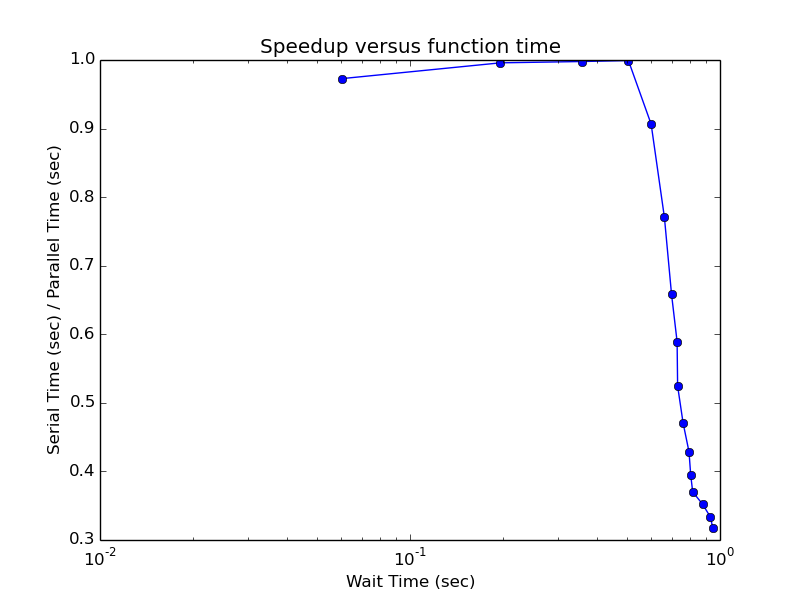

Generate this figure with Python:
import multiprocessing as mp
import time
import matplotlib.pyplot as plt
import random as rand
import numpy as np
import sys
# Sleep for t seconds
def burnTime(t):
    time.sleep(t)
    return time.time()
# Main
if __name__ == '__main__':
    N = 16  # The number of jobs
    P = 4   # The number of processes
    # f = open('P6.txt','a')
    
    # A thread pool of P processes
    pool = mp.Pool(P)

    # Use a variety of wait times
    ratio = []
    wait_time = []
    for i in range(16):
        wait_time.append(rand.uniform(0.000001,1))

    wait_time = np.sort(wait_time)
    parallelStartTime = time.time()
    parallelResult = pool.map(burnTime,wait_time)
    parallelElapsedTime = time.time() - parallelStartTime
    parallelResult = np.array(parallelResult)
    parallelResult -= parallelStartTime
    serialStartTime = time.time()
    serialResult = []
    for t in wait_time:
        temp1 = time.time()
        temp2 = burnTime(t)
        serialResult.append(temp2-temp1)
        serialTime = 1
        parallelTime = 1
        # Compute jobs serially and in parallel
        # Use time.time() to compute the elapsed time for each
        # Compute the ratio of these times
        # ratio.append(serialTime/parallelTime)
    serialElapsedTime = time.time() - serialStartTime
    #print "serialElapsedTime",serialElapsedTime
    #print "parallelElapsedTime",parallelElapsedTime
    #print "parallelResult=",parallelResult
    #print "serialResult=",serialResult
    # f.write('Serial Results = [')
    # for x in serialResult:
    #     f.write("%s " % x)
    # f.write(']\n')
    # f.write('Parallel Results = [')
    # for x in parallelResult:
    #     f.write("%s " % x)
    # f.write(']\n')
    # f.write('Wait times = [')
    # for x in wait_time:
    #     f.write("%s " % x)
    # f.write(']\n')
    
    # Plot the results
    for i in range(len(serialResult)):
        ratio.append(serialResult[i]/parallelResult[i])
    # f.write('Ratios = [')
    # for x in ratio:
    #     f.write("%s " % x)
    # f.write(']\n')
    #print "ratio=",ratio
    #print "Waittime=",wait_time
    plt.plot(wait_time, ratio, '-ob')
    plt.xscale('log')
    plt.xlabel('Wait Time (sec)')
    plt.ylabel('Serial Time (sec) / Parallel Time (sec)')
    plt.title('Speedup versus function time')
    #plt.savefig('P6B.png')
    plt.show()
